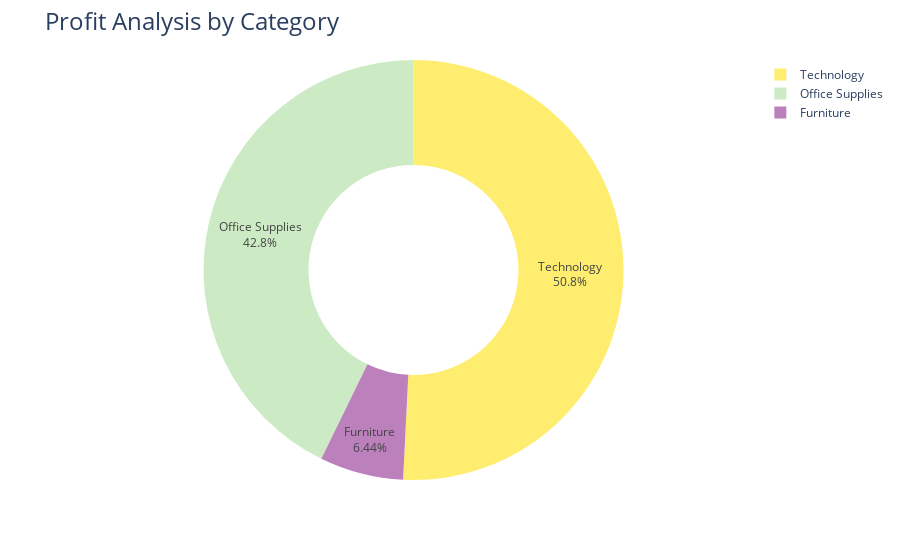

Notebook code for this chart:
### Markdown cell above
Here's a breakdown of the code below;

1. `profit_by_category`: It groups the DataFrame (`data`) by the 'Category' column and calculates the sum of profits for each category. The result is stored in a new DataFrame.

2. `fig`: It creates a pie chart (`px.pie`) using the profit data (`profit_by_category`). The 'Profit' column is used as values, the 'Category' column is used as names, and the chart colors are set using the Pastel color sequence.

3. `hole=0.5`: It creates a donut chart with a hole in the center, where `hole=0.5` specifies the ratio of the hole size to the total chart size.

4. `fig.update_traces(textposition='inside', textinfo='percent+label')`: It adjusts the placement of text labels inside the pie slices, and it displays both the percentage and the label.

5. `fig.update_layout(title_text='Profit Analysis by Category', title_font=dict(size=24))`: It sets the title of the pie chart to 'Profit Analysis by Category' with a font size of 24.

6. `fig.show()`: It displays the pie chart.

### Code cell
# Pastel
profit_by_category = data.groupby('Category')['Profit'].sum().reset_index()

fig = px.pie(profit_by_category, 
             values='Profit', 
             names='Category', 
             hole=0.5, 
             color_discrete_sequence=px.colors.qualitative.Set3_r)

fig.update_traces(textposition='inside', textinfo='percent+label')
fig.update_layout(title_text='Profit Analysis by Category', title_font=dict(size=24))

fig.show()

### Figure 1 — Plotly figure (JSON) as saved in the notebook; plotly's stock layout.template omitted (floating-point values rounded to 4 significant figures)
{"data": [{"domain": {"x": [0, 1], "y": [0, 1]}, "hole": 0.5, "hovertemplate": "Category=%{label}<br>Profit=%{value}<extra></extra>", "labels": ["Furniture", "Office Supplies", "Technology"], "legendgroup": "", "name": "", "showlegend": true, "textinfo": "percent+label", "textposition": "inside", "type": "pie", "values": [18450.0, 122500.0, 145500.0]}], "layout": {"legend": {"tracegroupgap": 0}, "margin": {"t": 60}, "piecolorway": ["rgb(255,237,111)", "rgb(204,235,197)", "rgb(188,128,189)", "rgb(217,217,217)", "rgb(252,205,229)", "rgb(179,222,105)", "rgb(253,180,98)", "rgb(128,177,211)", "rgb(251,128,114)", "rgb(190,186,218)", "rgb(255,255,179)", "rgb(141,211,199)"], "title": {"font": {"size": 24}, "text": "Profit Analysis by Category"}}}
